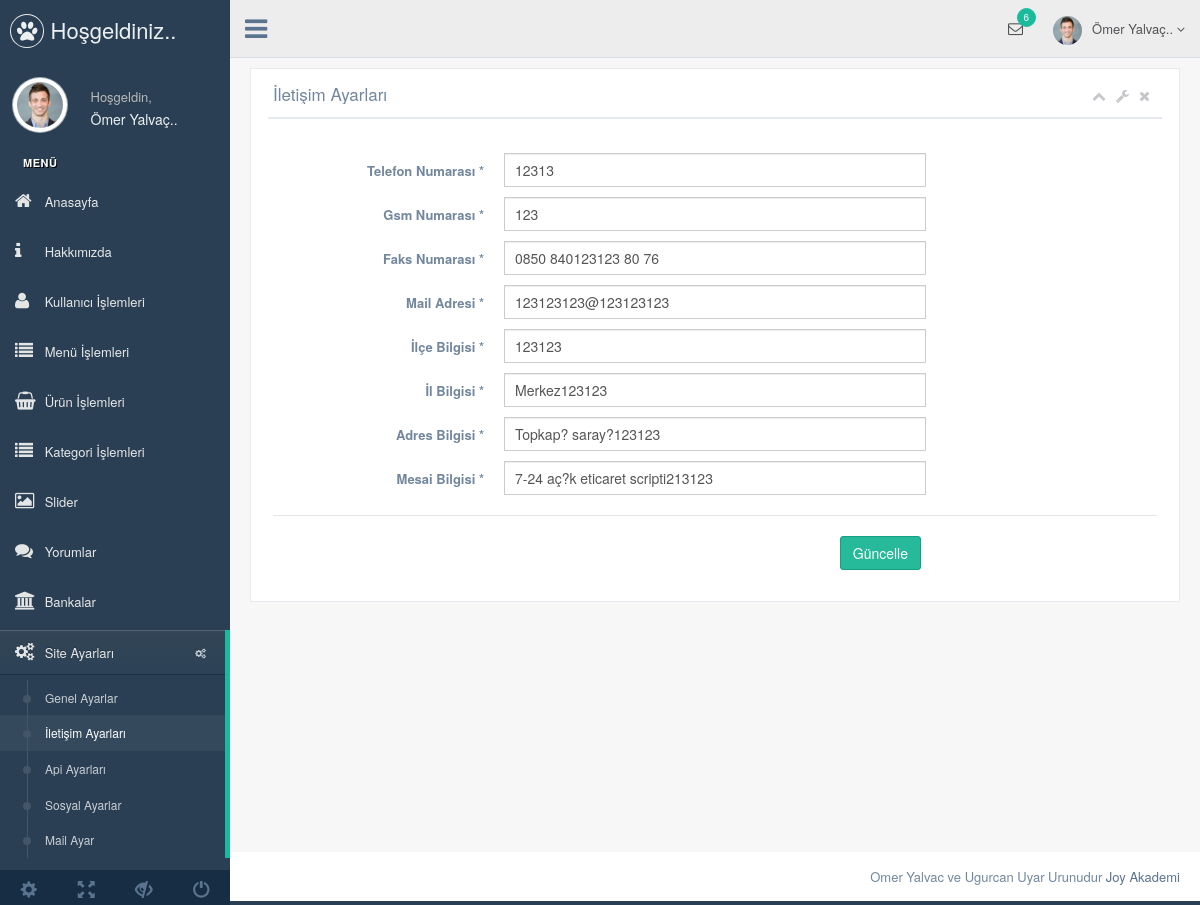
Screenshot of /admin/production/iletisim-ayarlar.php (signed in) with the database file from the repository.
### tables this page shows
CREATE TABLE `kullanici` (
  `kullanici_id` int(11) NOT NULL,
  `kullanici_zaman` datetime NOT NULL DEFAULT CURRENT_TIMESTAMP,
  `kullanici_resim` varchar(250) NOT NULL,
  `kullanici_tc` varchar(50) NOT NULL,
  `kullanici_ad` varchar(50) NOT NULL,
  `kullanici_mail` varchar(100) NOT NULL,
  `kullanici_gsm` varchar(50) NOT NULL,
  `kullanici_password` varchar(50) NOT NULL,
  `kullanici_adsoyad` varchar(50) NOT NULL,
  `kullanici_adres` varchar(250) NOT NULL,
  `kullanici_il` varchar(100) NOT NULL,
  `kullanici_ilce` varchar(100) NOT NULL,
  `kullanici_unvan` varchar(100) NOT NULL,
  `kullanici_yetki` varchar(50) NOT NULL,
  `kullanici_durum` int(1) NOT NULL DEFAULT '1'
);

CREATE TABLE `ayar` (
  `ayar_id` int(11) NOT NULL,
  `ayar_logo` varchar(250) NOT NULL,
  `ayar_title` varchar(250) NOT NULL,
  `ayar_description` varchar(250) NOT NULL,
  `ayar_keywords` varchar(50) NOT NULL,
  `ayar_author` varchar(50) NOT NULL,
  `ayar_tel` varchar(50) NOT NULL,
  `ayar_gsm` varchar(50) NOT NULL,
  `ayar_faks` varchar(50) NOT NULL,
  `ayar_mail` varchar(50) NOT NULL,
  `ayar_ilce` varchar(50) NOT NULL,
  `ayar_il` varchar(50) NOT NULL,
  `ayar_adres` varchar(250) NOT NULL,
  `ayar_mesai` varchar(250) NOT NULL,
  `ayar_maps` varchar(250) NOT NULL,
  `ayar_analystic` varchar(50) NOT NULL,
  `ayar_zopim` varchar(250) NOT NULL,
  `ayar_facebook` varchar(50) NOT NULL,
  `ayar_twitter` varchar(50) NOT NULL,
  `ayar_google` varchar(50) NOT NULL,
  `ayar_youtube` varchar(50) NOT NULL,
  `ayar_smtphost` varchar(50) NOT NULL,
  `ayar_smtpuser` varchar(50) NOT NULL,
  `ayar_smtppassword` varchar(50) NOT NULL,
  `ayar_smtpport` varchar(50) NOT NULL,
  `ayar_bakim` enum('0','1') NOT NULL DEFAULT '1'
);

### admin/production/iletisim-ayarlar.php (the view, shortened to what this page needs)
<?php include 'header.php';
?>
        <div class="right_col" role="main">
          <div class="">
            <div class="row">
              <div class="col-md-12 col-sm-12 col-xs-12">
                <div class="x_panel">
                  <div class="x_title">
                    <h2>İletişim Ayarları </h2>
                    <ul class="nav navbar-right panel_toolbox">
                      <li><a class="collapse-link"><i class="fa fa-chevron-up"></i></a>
                      </li>
                      <li class="dropdown">
                        <a href="#" class="dropdown-toggle" data-toggle="dropdown" role="button" aria-expanded="false"><i class="fa fa-wrench"></i></a>
                      </li>
                      <li><a class="close-link"><i class="fa fa-close"></i></a>
                      </li>
                    </ul>
                    <div class="clearfix"></div>
                  </div>
                  <div class="x_content">
                    <br />
                    <form action="../netting/islem.php" method="POST" id="demo-form2" data-parsley-validate class="form-horizontal form-label-left">
                      <div class="form-group">
                        <label class="control-label col-md-3 col-sm-3 col-xs-12" for="first-name">Telefon Numarası <span class="required">*</span>
                        </label>
                        <div class="col-md-6 col-sm-6 col-xs-12">
                          <input type="text" id="first-name" name="ayar_tel" value="<?php echo $ayarcek['ayar_tel'] ?>" required="required" class="form-control col-md-7 col-xs-12">
                        </div>
                      </div>
                      <div class="form-group">
                        <label class="control-label col-md-3 col-sm-3 col-xs-12" for="first-name">Gsm Numarası <span class="required">*</span>
                        </label>
                        <div class="col-md-6 col-sm-6 col-xs-12">
                          <input type="text" id="first-name" name="ayar_gsm" value="<?php echo $ayarcek['ayar_gsm'] ?>" required="required" class="form-control col-md-7 col-xs-12">
                        </div>
                      </div>
                      <div class="form-group">
                        <label class="control-label col-md-3 col-sm-3 col-xs-12" for="first-name">Faks Numarası <span class="required">*</span>
                        </label>
                        <div class="col-md-6 col-sm-6 col-xs-12">
                          <input type="text" id="first-name" name="ayar_faks" value="<?php echo $ayarcek['ayar_faks'] ?>" required="required" class="form-control col-md-7 col-xs-12">
                        </div>
                      </div>
                      <div class="form-group">
                        <label class="control-label col-md-3 col-sm-3 col-xs-12" for="first-name">Mail Adresi <span class="required">*</span>
                        </label>
                        <div class="col-md-6 col-sm-6 col-xs-12">
                          <input type="email" id="first-name" name="ayar_mail" value="<?php echo $ayarcek['ayar_mail'] ?>" required="required" class="form-control col-md-7 col-xs-12">
                        </div>
                      </div>
                      <div class="form-group">
                        <label class="control-label col-md-3 col-sm-3 col-xs-12" for="first-name">İlçe Bilgisi <span class="required">*</span>
                        </label>
                        <div class="col-md-6 col-sm-6 col-xs-12">
                          <input type="text" id="first-name" name="ayar_ilce" value="<?php echo $ayarcek['ayar_ilce'] ?>" required="required" class="form-control col-md-7 col-xs-12">
                        </div>
                      </div>
                      <div class="form-group">
                        <label class="control-label col-md-3 col-sm-3 col-xs-12" for="first-name">İl Bilgisi <span class="required">*</span>
                        </label>
                        <div class="col-md-6 col-sm-6 col-xs-12">
                          <input type="text" id="first-name" name="ayar_il" value="<?php echo $ayarcek['ayar_il'] ?>" required="required" class="form-control col-md-7 col-xs-12">
                        </div>
                      </div>
                      <div class="form-group">
                        <label class="control-label col-md-3 col-sm-3 col-xs-12" for="first-name">Adres Bilgisi <span class="required">*</span>
                        </label>
                        <div class="col-md-6 col-sm-6 col-xs-12">
                          <input type="text" id="first-name" name="ayar_adres" value="<?php echo $ayarcek['ayar_adres'] ?>" required="required" class="form-control col-md-7 col-xs-12">
                        </div>
                      </div>
                      <div class="form-group">
                        <label class="control-label col-md-3 col-sm-3 col-xs-12" for="first-name">Mesai Bilgisi <span class="required">*</span>
                        </label>
                        <div class="col-md-6 col-sm-6 col-xs-12">
                          <input type="text" id="first-name" name="ayar_mesai" value="<?php echo $ayarcek['ayar_mesai'] ?>" required="required" class="form-control col-md-7 col-xs-12">
                        </div>
                      </div>
                      <div class="ln_solid"></div>
                      <div class="form-group">
                        <div align=right class="col-md-6 col-sm-6 col-xs-12 col-md-offset-3">
                          <button type="submit" name="iletisimayarkaydet" class="btn btn-success">Güncelle</button>
                        </div>
                      </div>
                    </form>
                  </div>
                </div>
              </div>
            </div>
          </div>
        </div>
     <?php include 'footer.php';
     ?>

### admin/production/header.php (shortened to what this page needs)
<?php
include '../netting/baglam.php';
$ayarsor=$db->prepare("SELECT * FROM ayar where ayar_id=:id");
$ayarsor->execute(array(
  'id' => 0
));
$ayarcek=$ayarsor->fetch(PDO::FETCH_ASSOC);
$kullanicisor=$db->prepare("SELECT * FROM kullanici where kullanici_mail=:mail");
$kullanicisor->execute(array(
  'mail' => $_SESSION['kullanici_mail']
));
$kullanicicek=$kullanicisor->fetch(PDO::FETCH_ASSOC);
?>
<!DOCTYPE html>
<html lang="en">
  <head>
    <link href="../vendors/bootstrap/dist/css/bootstrap.min.css" rel="stylesheet">
    <link href="../vendors/font-awesome/css/font-awesome.min.css" rel="stylesheet">
    <link href="../vendors/nprogress/nprogress.css" rel="stylesheet">
    <link href="../vendors/iCheck/skins/flat/green.css" rel="stylesheet">
    <link href="../vendors/datatables.net-bs/css/dataTables.bootstrap.min.css" rel="stylesheet">
    <link href="../vendors/datatables.net-buttons-bs/css/buttons.bootstrap.min.css" rel="stylesheet">
    <link href="../vendors/datatables.net-fixedheader-bs/css/fixedHeader.bootstrap.min.css" rel="stylesheet">
    <link href="../vendors/datatables.net-responsive-bs/css/responsive.bootstrap.min.css" rel="stylesheet">
    <link href="../vendors/datatables.net-scroller-bs/css/scroller.bootstrap.min.css" rel="stylesheet">
    <link href="../build/css/custom.min.css" rel="stylesheet">
  </head>
  <body class="nav-md">
    <div class="container body">
      <div class="main_container">
        <div class="col-md-3 left_col">
          <div class="left_col scroll-view">
            <div class="navbar nav_title" style="border: 0;">
              <a href="index.html" class="site_title"><i class="fa fa-paw"></i> <span>Hoşgeldiniz..</span></a>
            </div>
            <div class="profile clearfix">
              <div class="profile_pic">
                <img src="images/img.jpg" alt="..." class="img-circle profile_img">
              </div>
              <div class="profile_info">
                <span>Hoşgeldin,</span>
                <h2><?php echo $kullanicicek['kullanici_adsoyad']; ?></h2>
              </div>
            </div>
            <br />
            <div id="sidebar-menu" class="main_menu_side hidden-print main_menu">
              <div class="menu_section">
                <h3>Menü</h3>
                <ul class="nav side-menu">
                <li><a href="index.php"><i class="fa fa-home"></i> Anasayfa </a></li>
                <li><a href="hakkimizda.php"><i class="fa fa-info"></i> Hakkımızda </a></li>
                <li><a href="kullanici.php"><i class="fa fa-user"></i> Kullanıcı İşlemleri </a></li>
                <li><a href="menu.php"><i class="fa fa-list"></i> Menü İşlemleri </a></li>
                <li><a href="urun.php"><i class="fa fa-shopping-basket"></i> Ürün İşlemleri </a></li>
                <li><a href="kategori.php"><i class="fa fa-list"></i> Kategori İşlemleri </a></li>
                <li><a href="slider.php"><i class="fa fa-image"></i> Slider </a></li>
                <li><a href="yorum.php"><i class="fa fa-comments"></i> Yorumlar </a></li>
                <li><a href="banka.php"><i class="fa fa-bank"></i> Bankalar </a></li>
                  <li><a><i class="fa fa-cogs"></i> Site Ayarları <span class="fa fa-cogs"></span></a>
                    <ul class="nav child_menu">
                      <li><a href="genel-ayar.php">Genel Ayarlar</a></li>
                      <li><a href="iletisim-ayarlar.php">İletişim Ayarları</a></li>
                      <li><a href="api-ayarlar.php">Api Ayarları</a></li>
                      <li><a href="sosyal-ayar.php">Sosyal Ayarlar</a></li>
                      <li><a href="mail-ayar.php">Mail Ayar</a></li>
                    </ul>
                  </li>
                </ul>
              </div>
            </div>
            <div class="sidebar-footer hidden-small">
              <a data-toggle="tooltip" data-placement="top" title="Settings">
                <span class="glyphicon glyphicon-cog" aria-hidden="true"></span>
              </a>
              <a data-toggle="tooltip" data-placement="top" title="FullScreen">
                <span class="glyphicon glyphicon-fullscreen" aria-hidden="true"></span>
              </a>
              <a data-toggle="tooltip" data-placement="top" title="Lock">
                <span class="glyphicon glyphicon-eye-close" aria-hidden="true"></span>
              </a>
              <a data-toggle="tooltip" data-placement="top" title="Logout">
                <span class="glyphicon glyphicon-off" aria-hidden="true"></span>
              </a>
            </div>
          </div>
        </div>
        <div class="top_nav">
          <div class="nav_menu">
            <nav>
              <div class="nav toggle">
                <a id="menu_toggle"><i class="fa fa-bars"></i></a>
              </div>
              <ul class="nav navbar-nav navbar-right">
                <li class="">
                  <a href="javascript:;" class="user-profile dropdown-toggle" data-toggle="dropdown" aria-expanded="false">
                    <img src="images/img.jpg" alt=""><?php echo $kullanicicek['kullanici_adsoyad']; ?>
                    <span class=" fa fa-angle-down"></span>
                  </a>
                </li>
                <li role="presentation" class="dropdown">
                  <a href="javascript:;" class="dropdown-toggle info-number" data-toggle="dropdown" aria-expanded="false">
                    <i class="fa fa-envelope-o"></i>
                    <span class="badge bg-green">6</span>
                  </a>
                </li>
              </ul>
            </nav>
          </div>
        </div>

### rows the page displays
kullanici: kullanici_adsoyad "Ömer Yalvaç.."
ayar: ayar_tel "12313", ayar_gsm "123", ayar_faks "0850 840123123 80 76", ayar_mail "123123123@123123123", ayar_ilce "123123", ayar_il "Merkez123123", ayar_adres "Topkap? saray?123123", ayar_mesai "7-24 aç?k eticaret scripti213123"
